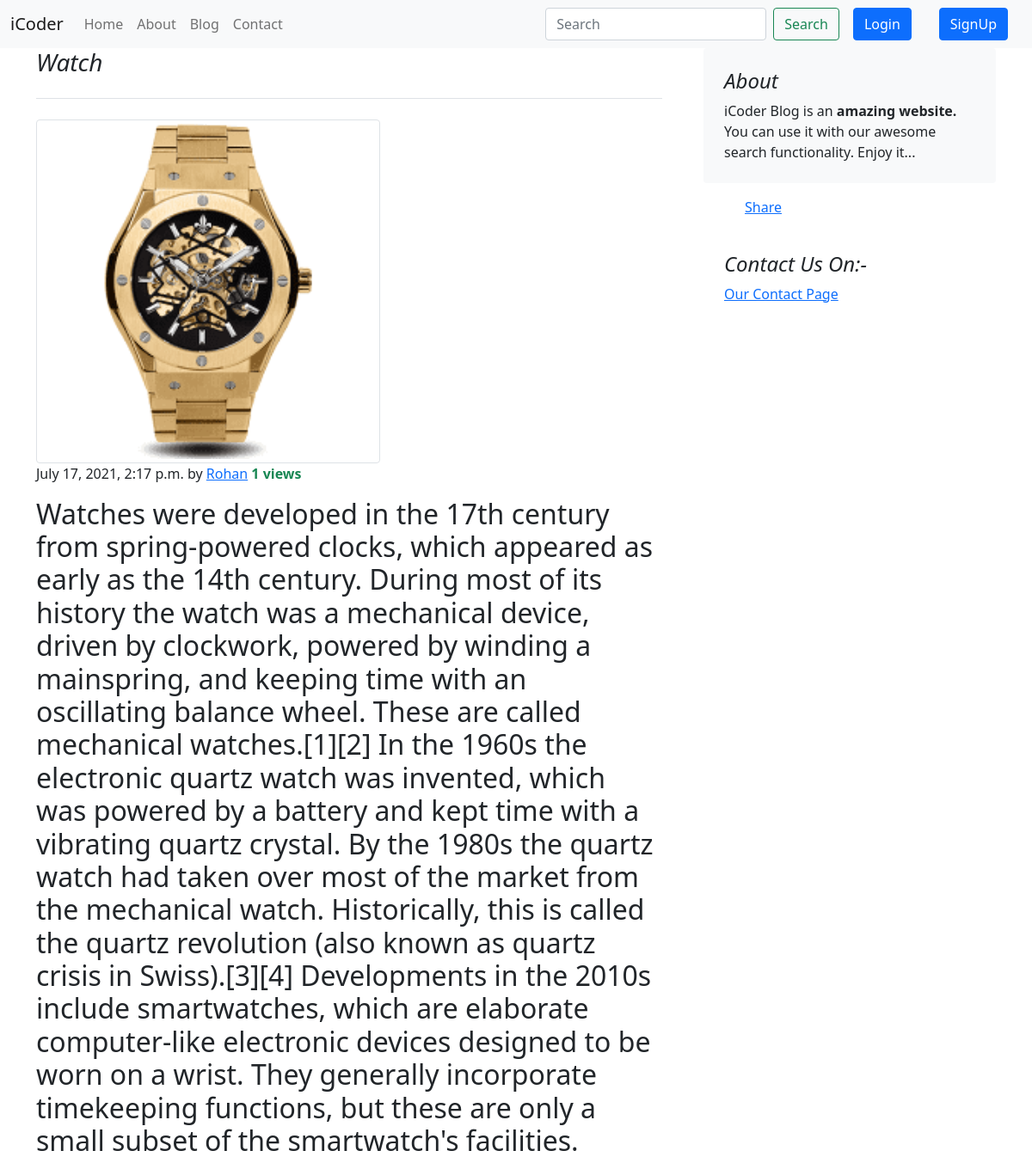
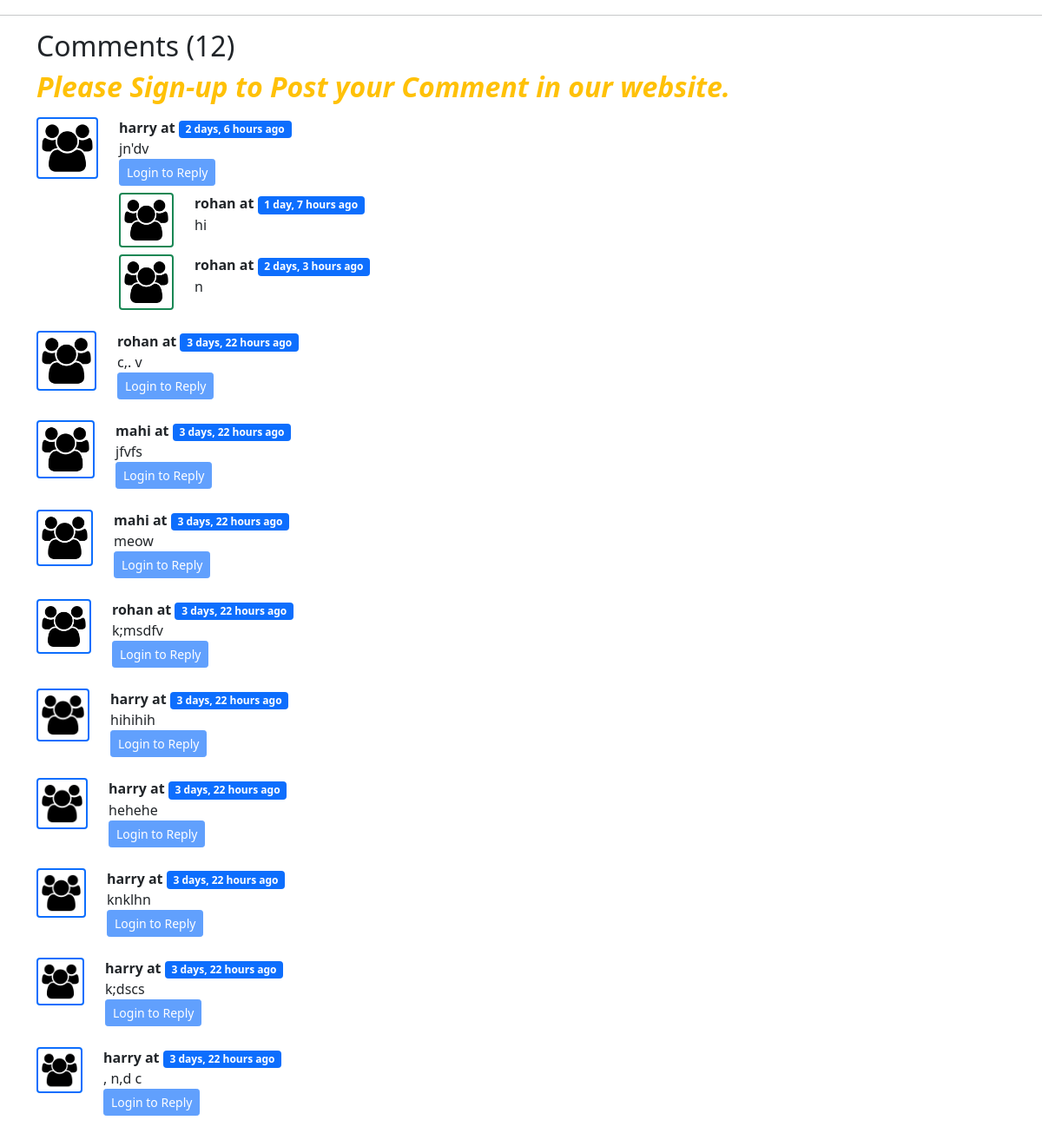
The page /blog/contin/6/ on the database its author committed (2 pictures, top to bottom).
### blog/models.py (models this page shows, shortened)
class Post(models.Model):
    sno = models.AutoField(primary_key = True)
    title = models.CharField(max_length=255)
    content = models.TextField()
    author = models.CharField(max_length=25)
    views = models.IntegerField(default=0)
    timestamp = models.DateTimeField()
    image2 = models.ImageField(upload_to='aksh1/')

class BlogComment(models.Model):
    sno = models.AutoField(primary_key = True)
    comment1 = models.TextField()
    user = models.ForeignKey(User, on_delete=models.CASCADE)
    post = models.ForeignKey(Post, on_delete=models.CASCADE)
    parent = models.ForeignKey('self', on_delete=models.CASCADE, null=True)
    timestamp = models.DateTimeField(auto_now_add=True)
    def __str__(self):
        return self.comment1

### blog/views.py (the view)
# urls.py: path('contin/<int:myid1>/', views.blogpost, name='blogpost')
def blogpost(request, myid1):
    myposts = Post.objects.filter(sno=myid1)[0]
    myposts.views += 1
    myposts.save()
    comments1 = BlogComment.objects.filter(post=myposts, parent=None)
    replies = BlogComment.objects.filter(post=myposts).exclude(parent=None)
    repDict = {}
    a = comments1.union(replies)
    a1 = len(a)
    print('comments1', replies)
    for item11 in replies:
        if item11.parent.sno not in repDict.keys():
            repDict[item11.parent.sno] = [item11]
        else:
            repDict[item11.parent.sno].append(item11)
    print('repdict', repDict)
    params = {'myposts' : myposts, 'comments1':comments1, 'user99':request.user, 'repDict':repDict, 'a1':a1}
    return render(request, 'blog/blogpost1.html', params)

### blog/templatetags/extras.py (called while the page is built)
@register.filter(name='get_val')
def get_val(dict, key):
    print('dict', dict, 'key', key)
    print('dict.get(key)',dict.get(key))
    return dict.get(key)

### templates/blog/blogpost1.html
{% extends 'base.html' %}
{%block body%}
<div class="container">
    <div class="row g-5">
        <div class="col-md-8">
            <h3 class="pb-4 mb-4 fst-italic border-bottom">
                {{myposts.title}}
            </h3>
            <img class="bd-placeholder-img img-thumbnail " width="400" height="300" src="{{myposts.image2.url}}">
            <article class="blog-post">
                <p class="blog-post-meta">{{myposts.timestamp}} by <a href="#">{{myposts.author}}</a> <span class="text-success w-50"><b>{{myposts.views}} views</b></span></p>
                <h2 class="blog-post-title">{{myposts.content|safe}}</h2>
            </article>
        </div>
        <div class="col-md-4  ">
            <div class="position-sticky " style="top: 2rem">
                <div class="p-4 mb-3 bg-light rounded ">
                    <h4 class="fst-italic">About</h4>
                    <p class="mb-0">iCoder Blog is an <b>amazing website.</b> You can use it with our awesome search
                        functionality. Enjoy it...
                    </p>
                </div>
                <div class="container my-3">
                    <div class="fb-share-button" data-href="http://127.0.0.1:8000/blog/contin/{{myposts.sno}}/"
                        data-layout="button_count" data-size="large"><a target="_blank"
                            href="https://www.facebook.com/sharer/sharer.php?u=http%3A%2F%2F127.0.0.1%3A8000%2Fblog%2Fblogpost&amp;src=sdkpreparse"
                            class="fb-xfbml-parse-ignore">Share</a></div>
                </div>
                <div class="p-4">
                    <h4 class="fst-italic">Contact Us On:-</h4>
                    <ol class="list-unstyled">
                        <li><a href="/contact/">Our Contact Page</a></li>
                    </ol>
                </div>
            </div>
        </div>
    </div>
</div>
<hr class='my-3'>
<div class="container">
    <h2>Comments ({{a1}})</h2>
    <div class="my-2">
        {% if user.is_authenticated %}
        <form action="/blog/postcomment1/" method="POST"> {% csrf_token %}
            <div class="mb-3">
                <label for="comment_1" class="form-label"><b>Post Comment:- </b></label>
                <input type="text" class="form-control" placeholder="Enter comment here" id="comment_1" name="comment"
                    required>
                <input type="hidden" name="parentsno" value=''>
            </div>
            <input type="hidden" name="postSno" value='{{myposts.sno}}'>
            <button type="submit" class="btn btn-success">Submit</button>
        </form>
        {% else %}
        <h2 class='text-warning'><b><i>Please Sign-up to Post your Comment in our website.</i></b> </h2>
        {% endif %}
    </div>
    {% load humanize %}
    {% load extras %}
    {% for item in comments1|slice:'::-1' %}
    <div class="row my-3">
        {% load static %}
        <div class="col-md-1 col-2 ">
            <img class="img-thumbnail w-100 img-fluid rounded text-center m-auto ml-1 border border-primary  border-2"
                src="/static/user1.png/" width="150px" height="150px">
        </div>
        <div class="col-md-11 col-10 ">
            <b>{{item.user}} at <span class="badge bg-primary">{{item.timestamp | naturaltime}}</span></b>
            <div> {{item}} </div>
            <div class="reply">
                {% if user.is_authenticated %}
                <button class="btn btn-primary btn-sm" type="button" data-bs-toggle="collapse"
                    data-bs-target="#reply{{item.sno}}" aria-expanded="false" aria-controls="reply{{item.sno}}">
                    Post a Reply
                </button>
                <div class="collapse" id="reply{{item.sno}}">
                    <div class="card card-body mt-2 border border-primary border-2">
                        <form action="/blog/postcomment1/" method="POST"> {% csrf_token %}
                            <div class="mb-3">
                                <label for="reply_comment" class="form-label"><b>Post Comment:- </b></label>
                                <input type="text" class="form-control" placeholder="Enter comment here"
                                    id="reply_comment" name="comment" required>
                                <input type="hidden" name="parentsno" value='{{item.sno}}'>
                            </div>
                            <input type="hidden" name="postSno" value='{{myposts.sno}}'>
                            <button type="submit" class="btn btn-success">Submit</button>
                        </form>
                    </div>
                </div>
                {% else %}
                <button class="btn btn-primary btn-sm" type="button" data-bs-toggle="collapse"
                    data-bs-target="#reply{{item.sno}}" aria-expanded="false" aria-controls="reply{{item.sno}}"
                    disabled>
                    Login to Reply
                </button>
                {% endif %}
                <div class="replies my-2">
                    {% for x in repDict|get_val:item.sno|slice:"::-1" %}
                    <div class="row my-2">
                        <div class="col-md-1 col-2 ">
                            <img class="img-thumbnail w-100 img-fluid rounded text-center m-auto ml-1 border border-success  border-2"
                                src="/static/user1.png/" width="150px" height="150px">
                        </div>
                        {% load humanize %}
                        <div class="col-md-11 col-10 ">
                            <b>{{x.user}} at <span class="badge bg-primary">{{x.timestamp|naturaltime}}</span></b>
                            <div> {{x}} </div>
                        </div>
                        <br>
                    </div>
                    {% endfor %}
                </div>
            </div>
        </div>
        {% endfor %}
    </div>
    {%endblock%}

### rows shown on the page
Post: title "Watch", image2 (picture), timestamp "July 17, 2021, 2:17 p.m.", author "Rohan", views "1", content "Watches were developed in the 17th century from spring-powered clocks, which appeared as early as the 14th century. During most of its history the watch was a mechanical device, driven by clockwork, powered by winding a mainspring, and keeping time with an oscillating balance wheel. These are called mechanical watches.[1][2] In the 1960s the electronic quartz watch was invented, which was powered by a battery and kept time with a vibrating quartz crystal. By the 1980s the quartz watch had taken over most of the market from the mechanical watch. Historically, this is called the quartz revolution (also known as quartz crisis in Swiss).[3][4] Developments in the 2010s include smartwatches,…"
BlogComment: user "harry", timestamp "2 days, 6 hours ago", comment1 "jn'dv"
BlogComment: user "rohan", timestamp "1 day, 7 hours ago", comment1 "hi"
BlogComment: user "rohan", timestamp "2 days, 3 hours ago", comment1 "n"
BlogComment: user "rohan", timestamp "3 days, 22 hours ago", comment1 "c,. v"
BlogComment: user "mahi", timestamp "3 days, 22 hours ago", comment1 "jfvfs"
BlogComment: user "mahi", timestamp "3 days, 22 hours ago", comment1 "meow"
BlogComment: user "rohan", timestamp "3 days, 22 hours ago", comment1 "k;msdfv"
BlogComment: user "harry", timestamp "3 days, 22 hours ago", comment1 "hihihih"
BlogComment: user "harry", timestamp "3 days, 22 hours ago", comment1 "hehehe"
BlogComment: user "harry", timestamp "3 days, 22 hours ago", comment1 "knklhn"
BlogComment: user "harry", timestamp "3 days, 22 hours ago", comment1 "k;dscs"
BlogComment: user "harry", timestamp "3 days, 22 hours ago", comment1 ", n,d c"

### other values the page prints
{{ a1 }} "12"
